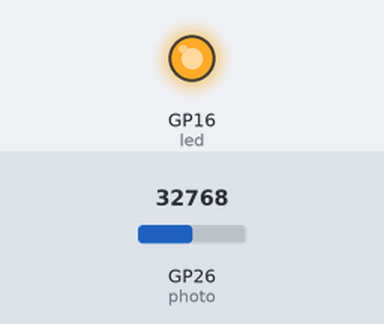
A program run on a simulated Raspberry Pi Pico running MicroPython. On the bench: output pins drawn as LEDs (lit = HIGH). The inputs (shaded band) are chosen by the test bench; at power-on: GP26 (photo) = 32768 (analog values on the 0–65535 scale).

Above: at 1.2 s.
1.3 s: GP26 (photo) set to 31104
2.8 s: GP26 (photo) set to 28880
At 4.2 s:
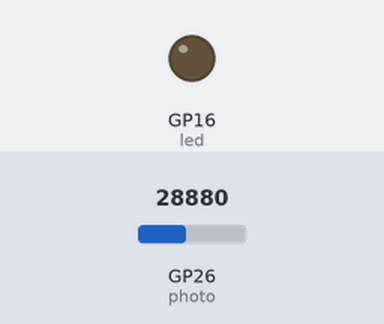
4.5 s: GP26 (photo) set to 30655
At 5.4 s:
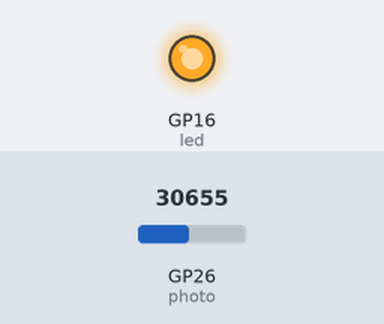
6.0 s: GP26 (photo) set to 29345
At 6.5 s:
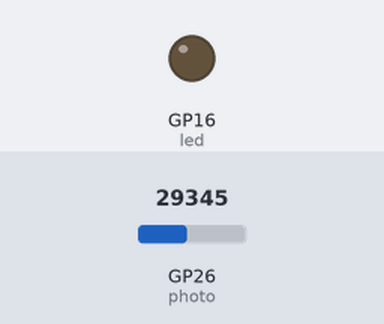
Timing chart, 0 to 8.5 s (numbered marks = the images above; inputs shaded):
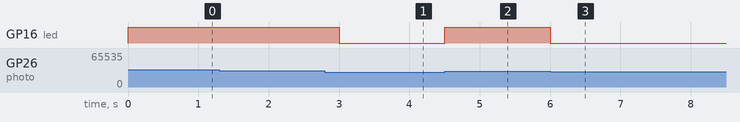

The program:

lab6.py
```python
# Author: J.E. Tannenbaum
# Initial Release: 01/22/2022
# Night Light LED

from machine import Pin, ADC
from time import sleep

# Define the pin for the A/D Converter
photo = machine.ADC(26)

# Define the pin for the led
led = Pin(16, Pin.OUT)

while True:
    if photo.read_u16() > 30000:
        led.on()
    else:
        led.off()
    sleep(.5)
```

Measured:
- the behaviour switches between 30016 and 30000 on GP26 (photo) (found by bisection; images 0 and 1)
- after the input at 1.3 s, every drawn part: stays the same
- after the input at 2.8 s, GP16 (led): HIGH → LOW after 0.20 s
- after the input at 4.5 s, GP16 (led): LOW → HIGH at once
- after the input at 6.0 s, GP16 (led): HIGH → LOW at once
